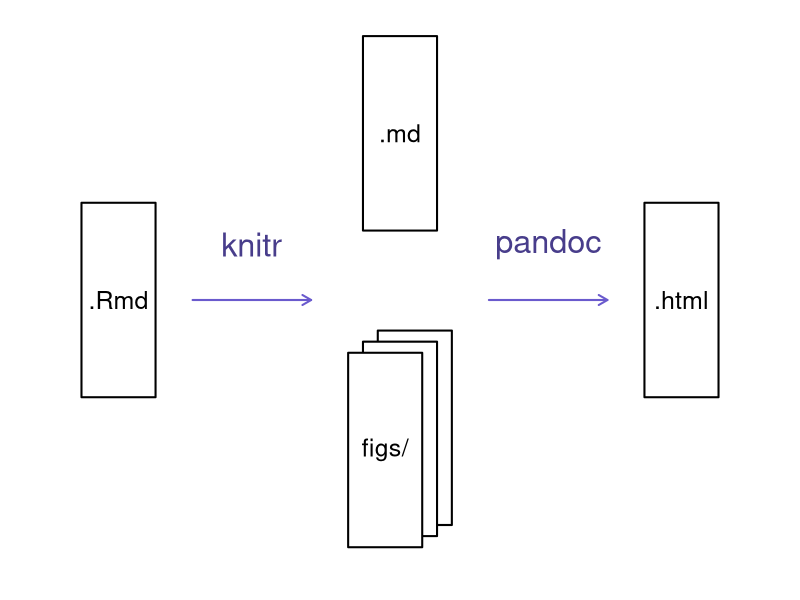

The R script that drew this image:
## ---- chunk 1
knitr::opts_chunk$set(eval = TRUE,
                      echo = TRUE,
                      message = FALSE, 
                      warning = FALSE)

## ---- chunk 2
par(mar=rep(0, 4), bty="n", cex=1.5)
plot(0, 0, type="n", xlab="", ylab="", xaxt="n", yaxt="n",
     xlim=c(0, 100), ylim=c(0, 100))
xw <- 10
yh <- 35
xm <- 12
ym <- 50
rect(xm-xw/2, ym-yh/2, xm+xw/2, ym+yh/2, lwd=2)
text(xm, ym, ".Rmd")

xm <- 50
ym <- 80
rect(xm-xw/2, ym-yh/2, xm+xw/2, ym+yh/2, lwd=2)
text(xm, ym, ".md")
xm <- 50; ym <- 25
for(i in c(2, 0, -2))
    rect(xm-xw/2+i, ym-yh/2+i, xm+xw/2+i, ym+yh/2+i, lwd=2,
         border="black", col="white")
text(xm-2, ym-2, "figs/")

xm <- 100-12
ym <- 50
rect(xm-xw/2, ym-yh/2, xm+xw/2, ym+yh/2, lwd=2)
text(xm, ym, ".html")

arrows(22, 50, 38, 50, lwd=2, col="slateblue", len=0.1)
text((22+38)/2, 60, "knitr", col="darkslateblue", cex=1.3)

arrows(62, 50, 78, 50, lwd=2, col="slateblue", len=0.1)
text((62+78)/2, 60, "pandoc", col="darkslateblue", cex=1.3)
